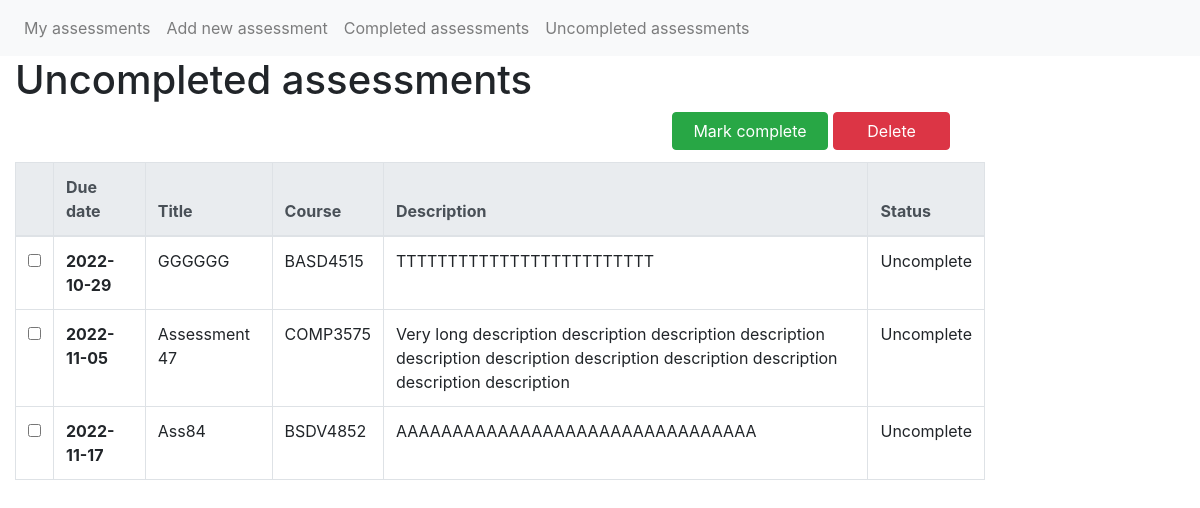
/incomplete, run on an earlier commit of the app's database.
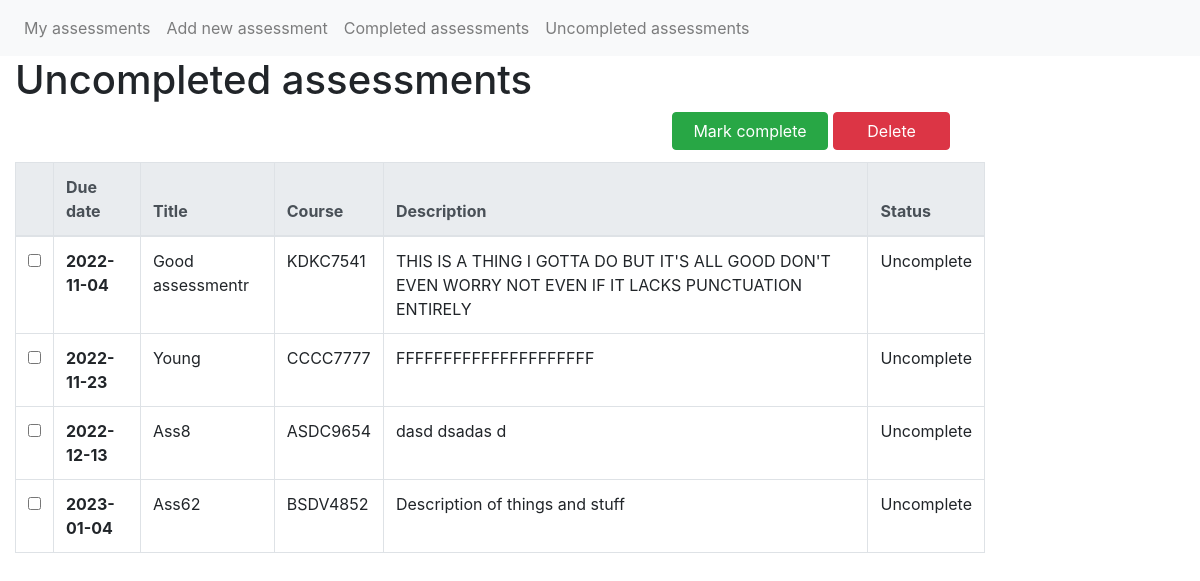
And on a later commit of the database.
### app/models.py (models this page shows)
class Assessment(db.Model):
    id = db.Column(db.Integer, primary_key=True)
    title = db.Column(db.String(50))
    code = db.Column(db.String(20))
    deadline = db.Column(db.Date)
    description = db.Column(db.String(1000))
    complete = db.Column(db.Boolean)

### app/views.py (the view)
@app.route('/incomplete', methods=['GET', 'POST'])
def incomplete():
    return base('incomplete', collect_assessments(complete=False))

### app/views.py (called while the page is built)
def button_pressed(button):
    return button in request.form

def base(page, assessments):
    if button_pressed(f'{page}_button'):
        modify_selected(request.form[f'{page}_button']) # Button value corresponds to function name
        return redirect(url_for(page))
    return render_template(f'{page}.html', assessments=assessments)

def collect_assessments(complete=True, incomplete=True):
    return sorted([ass for ass in Assessment.query.all()
                   if ass.complete == complete
                   or ass.complete != incomplete], key=lambda x: x.deadline)

### app/templates/incomplete.html
{% extends "table.html" %}
{% block title %}
<h1>Uncompleted assessments</h1>
{% endblock %}
{% block buttons %}
<button type="submit" name="incomplete_button" value="mark_complete" class="btn btn-success offset-4 col-4">Mark
    complete</button>
<button type="submit" name="incomplete_button" value="delete" class="btn btn-danger col-3">Delete</button>
{% endblock %}

### app/templates/table.html (shortened to what this page needs)
{% include "base.html" %}
{% block content %}
<div class="container-fluid">
    <div class="row">
        <div class="col-6">
            {% block title %}{% endblock %}
        </div>
    </div>
    <body>
        <form action="" method="post">
            <div class="row">
                <div class="col-5 offset-5" style="height: 50px">
                    {% block buttons %}{% endblock %}
                </div>
            </div>
            <div class="row">
                <div class="col-10">
                    <table class="table table-hover table-bordered">
                        <thead class="thead-light">
                            <tr>
                                <th scope="col"></th>
                                <th scope="col">Due date</th>
                                <th scope="col">Title</th>
                                <th scope="col">Course</th>
                                <th class="col-6">Description</th>
                                <th scope="col">Status</th>
                            </tr>
                        </thead>
                        <tbody>
                            {% for ass in assessments %}
                            <tr>
                                <td><input type="checkbox" name="assessment_id" , value="{{ ass.id }}"></td>
                                <th scope=" row">{{ ass.deadline }}</th>
                                <td>{{ ass.title }}</td>
                                <td>{{ ass.code }}</td>
                                <td>{{ ass.description }}</td>
                                <td>
                                    {% if ass.complete %}
                                    Complete
                                    {% else %}
                                    Uncomplete
                                    {% endif %}
                                </td>
                            </tr>
                            {% endfor %}
                        </tbody>
                    </table>
                </div>
        </form>
    </body>
</div>
{% endblock %}

What changed in the data, as far as the page shows it:
no longer on this page (row edited): Assessment: deadline "2022-10-29", title "GGGGGG", code "BASD4515", description "TTTTTTTTTTTTTTTTTTTTTTTTT", complete "Uncomplete"
no longer on this page (row edited): Assessment: deadline "2022-11-05", title "Assessment 47", code "COMP3575", description "Very long description description description description description description description description description description description", complete "Uncomplete"
no longer on this page (row edited): Assessment: deadline "2022-11-17", title "Ass84", code "BSDV4852", description "AAAAAAAAAAAAAAAAAAAAAAAAAAAAAAAA", complete "Uncomplete"
added Assessment: deadline "2022-11-04", title "Good assessmentr", code "KDKC7541", description "THIS IS A THING I GOTTA DO BUT IT'S ALL GOOD DON'T EVEN WORRY NOT EVEN IF IT LACKS PUNCTUATION ENTIRELY", complete "Uncomplete"
now on this page (row edited): Assessment: deadline "2022-11-23", title "Young", code "CCCC7777", description "FFFFFFFFFFFFFFFFFFFFF", complete "Uncomplete"
now on this page (row edited): Assessment: deadline "2022-12-13", title "Ass8", code "ASDC9654", description "dasd dsadas d", complete "Uncomplete"
now on this page (row edited): Assessment: deadline "2023-01-04", title "Ass62", code "BSDV4852", description "Description of things and stuff", complete "Uncomplete"
